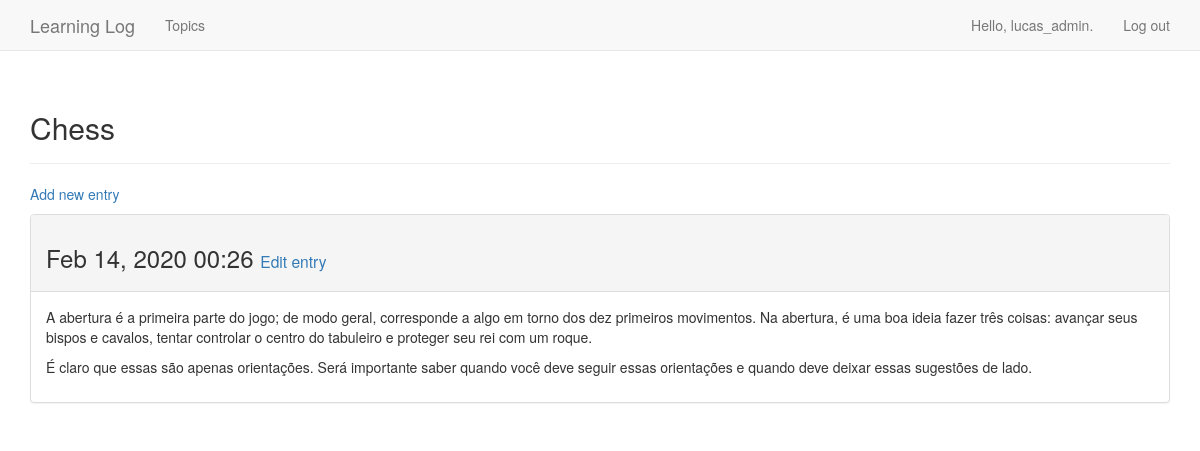
The page /topics/1/ (signed in) on the database its author committed.
### learning_logs/models.py (models this page shows, shortened)
class Topic(models.Model):
    text = models.CharField(max_length=200)
    date_added = models.DateTimeField(auto_now_add=True)
    owner = models.ForeignKey(User, on_delete=models.CASCADE)
    def __str__(self):
        return self.text

class Entry(models.Model):
    topic = models.ForeignKey('Topic', on_delete=models.CASCADE)
    text = models.TextField()
    date_added = models.DateTimeField(auto_now_add=True)
    class Meta:
        verbose_name_plural = 'entries'

### learning_logs/views.py (the view)
# urls.py: path('topics/<topic_id>/', views.topic, name='topic'),
@login_required(login_url='/users/login/')
def topic(request, topic_id):
    topic = Topic.objects.get(id=topic_id)
    if topic.owner != request.user:
        raise Http404
    entries = topic.entry_set.order_by('-date_added')
    context = {'topic': topic, 'entries': entries}
    return render(request, 'learning_logs/topic.html', context)

### learning_logs/templates/learning_logs/topic.html
{% extends 'learning_logs/base.html' %}
{% block header %}
    <h2>{{ topic }}</h2>
{% endblock header %}
{% block content %}
    <p>
        <a href = "{% url 'learning_logs:new_entry' topic.id %}">Add new entry</a>
    </p>
    {% for entry in entries %}
        <div class="panel panel-default">
            <div class="panel-heading">
                <h3>
                    {{ entry.date_added|date:'M d, Y H:i' }}
                    <small>
                        <a href = "{%url 'learning_logs:edit_entry' entry.id %}">
                            Edit entry</a>
                    </small>
                </h3>
            </div>
            <div class="panel-body">
                {{ entry.text|linebreaks }}
            </div>
        </div> <! -- panel -->
    {% empty %}
        There are no entries for this topic yet.
    {% endfor %}
{% endblock content %}

### learning_logs/templates/learning_logs/base.html (shortened to what this page needs)
<!DOCTYPE html>
{% load bootstrap3 %}
<html lang = "en">
    <head>
        {% bootstrap_css %}
    </head>
    <body>
        <nav class="navbar navbar-default navbar-static-top" >
            <div class="container">
              <div class="navbar-header">
                  <a class="navbar-brand" href="{% url 'learning_logs:index' %}">
                      Learning Log</a>
              </div>
              <div id="navbar" class="navbar-collapse collapse">
                  <ul class="nav navbar-nav">
                      <li><a href="{% url 'learning_logs:topics' %}">Topics</a></li>
                  </ul>
                  <ul class="nav navbar-nav navbar-right">
                      {% if user.is_authenticated %}
                        <li><a>Hello, {{ user.username }}.</a></li>
                        <li><a href="{% url 'users:logout' %}">Log out</a></li>
                      {% else %}
                        <li><a href="{% url 'users:register' %}">Register</a></li>
                        <li><a href="{% url 'users:login' %}">Log in</a></li>
                      {% endif %}
                  </ul>
              </div>
          </div>
        </nav>
        <div class="container">
            <div class="page-header">
                {% block header %}{% endblock header %}
            </div>
            <div>
                {% block content %}{% endblock content %}
            </div>
        </div>
    </body>
</html>

### rows shown on the page
Topic: text "Chess"
Entry: date_added "Feb 14, 2020 00:26", text "A abertura é a primeira parte do jogo; de modo geral, corresponde a algo em torno dos dez primeiros movimentos. Na abertura, é uma boa ideia fazer três coisas: avançar seus bispos e cavalos, tentar controlar o centro do tabuleiro e proteger seu rei com um roque. É claro que essas são apenas orientações. Será importante saber quando você deve seguir essas orientações e quando deve deixar essas sugestões de lado."

### other values the page prints
{{ user.username }} "lucas_admin"
